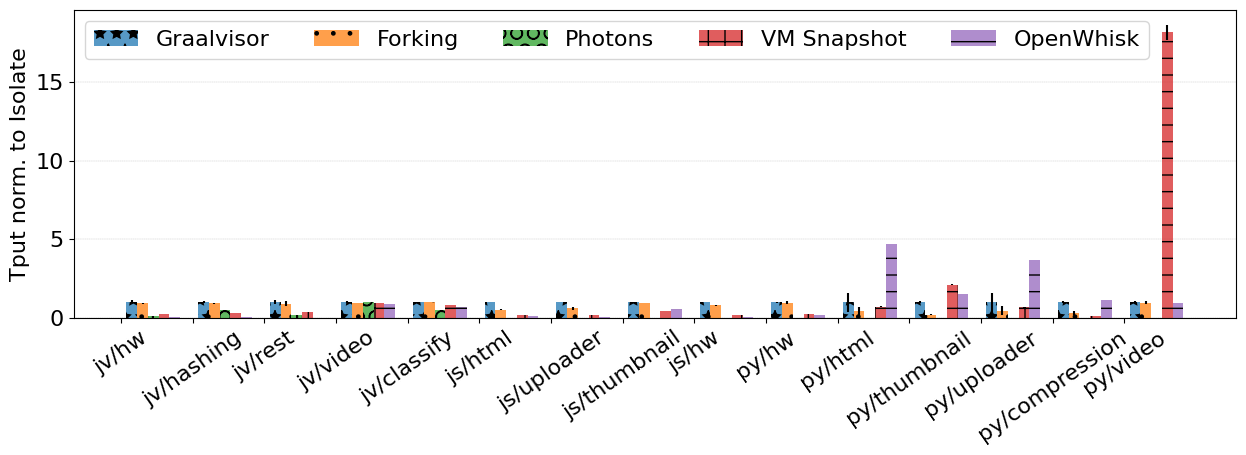

Python code for this plot:
#!/usr/bin/python

import declarations
import results
import matplotlib.pyplot as plt
import numpy as np

benchmark_labels = declarations.benchmark_labels
isolate_benchmark_path = declarations.isolate_benchmark_path 
process_benchmark_path = declarations.process_benchmark_path 
openwhisk_benchmark_path = declarations.openwhisk_benchmark_path 
photons_benchmark_path = declarations.photons_benchmark_path
snapshot_benchmark_path = declarations.snapshot_benchmark_path

# Throughput in ops/s.
isolate_tput_avg = {}
isolate_tput_std = {}
process_tput_avg = {}
process_tput_std = {}
openwhisk_tput_avg = {}
openwhisk_tput_std = {}
photons_tput_avg = {}
photons_tput_std = {}
snapshot_tput_avg = {}
snapshot_tput_std = {}

# Processing results.
for idx, path in enumerate(isolate_benchmark_path):
    isolate_tput_avg[idx] = results.process_result(path)["tput_avg"]
    isolate_tput_std[idx] = results.process_result(path)["tput_std"]
for idx, path in enumerate(process_benchmark_path):
    process_tput_avg[idx] = results.process_result(path)["tput_avg"]
    process_tput_std[idx] = results.process_result(path)["tput_std"]
for idx, path in enumerate(openwhisk_benchmark_path):
    openwhisk_tput_avg[idx] = results.process_result(path)["tput_avg"]
    openwhisk_tput_std[idx] = results.process_result(path)["tput_std"]
for idx, path in enumerate(photons_benchmark_path):
    photons_tput_avg[idx] = results.process_result(path)["tput_avg"]
    photons_tput_std[idx] = results.process_result(path)["tput_std"]
for idx, path in enumerate(snapshot_benchmark_path):
    snapshot_tput_avg[idx] = results.process_result(path)["tput_avg"]
    snapshot_tput_std[idx] = results.process_result(path)["tput_std"]

# Scale openwhisk to 2GB.
for idx, path in enumerate(openwhisk_benchmark_path):
    openwhisk_tput_avg[idx] = openwhisk_tput_avg[idx] * (2048 / declarations.openwhisk_mem_factor[idx])
for idx, path in enumerate(snapshot_benchmark_path):
    snapshot_tput_avg[idx] = snapshot_tput_avg[idx] * (2048 / declarations.snapshot_mem_factor[idx])

# Normalization to isolate.
for idx, path in enumerate(process_benchmark_path):
        process_tput_avg[idx] = process_tput_avg[idx] / isolate_tput_avg[idx]
        process_tput_std[idx] = process_tput_std[idx] / isolate_tput_avg[idx]
for idx, path in enumerate(openwhisk_benchmark_path):
        openwhisk_tput_avg[idx] = openwhisk_tput_avg[idx] / isolate_tput_avg[idx]
        openwhisk_tput_std[idx] = openwhisk_tput_std[idx] / isolate_tput_avg[idx]
for idx, path in enumerate(photons_benchmark_path):
    photons_tput_avg[idx] = photons_tput_avg[idx] / isolate_tput_avg[idx]
    photons_tput_std[idx] = photons_tput_std[idx] / isolate_tput_avg[idx]
for idx, path in enumerate(snapshot_benchmark_path):
    snapshot_tput_avg[idx] = snapshot_tput_avg[idx] / isolate_tput_avg[idx]
    snapshot_tput_std[idx] = snapshot_tput_std[idx] / isolate_tput_avg[idx]
for idx, path in enumerate(isolate_benchmark_path):
    isolate_tput_std[idx] = isolate_tput_std[idx] / isolate_tput_avg[idx]
    isolate_tput_avg[idx] = 1
    # Filling Photons values with zeroes for missing (java) benchmarks.
    if idx not in photons_tput_avg:
        photons_tput_avg[idx] = 0
        photons_tput_std[idx] = 0

x = np.arange(len(benchmark_labels))
width = 0.15

plt.rcParams.update({'font.size': 16})

fig, ax = plt.subplots()
ax.bar(x + 1*width, isolate_tput_avg.values(),   yerr=isolate_tput_std.values(),   width=width, hatch='*', label='Graalvisor', alpha=0.75)
ax.bar(x + 2*width, process_tput_avg.values(),   yerr=process_tput_std.values(),   width=width, hatch='.',  label='Forking',  alpha=0.75)
ax.bar(x + 3*width, photons_tput_avg.values(),   yerr=photons_tput_std.values(),   width=width, hatch='O',  label='Photons',    alpha=0.75)
ax.bar(x + 4*width, snapshot_tput_avg.values(),   yerr=snapshot_tput_std.values(),   width=width, hatch='+',  label='VM Snapshot',    alpha=0.75)
ax.bar(x + 5*width, openwhisk_tput_avg.values(), yerr=openwhisk_tput_std.values(), width=width, hatch='-', label='OpenWhisk',   alpha=0.75)

ax.set_ylabel('Tput norm. to Isolate')
ax.set_xticks(x, benchmark_labels)
ax.set_axisbelow(True)
plt.grid(axis = 'y', linestyle = '--', linewidth = 0.25)
plt.xticks(rotation = 35)
fig.set_figwidth(15)
fig.set_figheight(4)

ax.legend(ncol=5)
plt.savefig("sandboxes-tput-norm.pdf", bbox_inches='tight')
plt.savefig("sandboxes-tput-norm.png", bbox_inches='tight')
plt.show()
